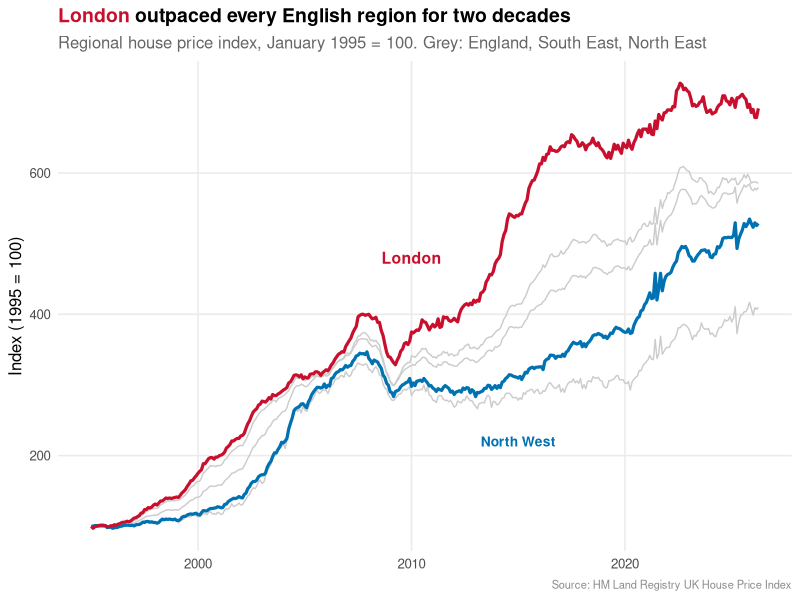
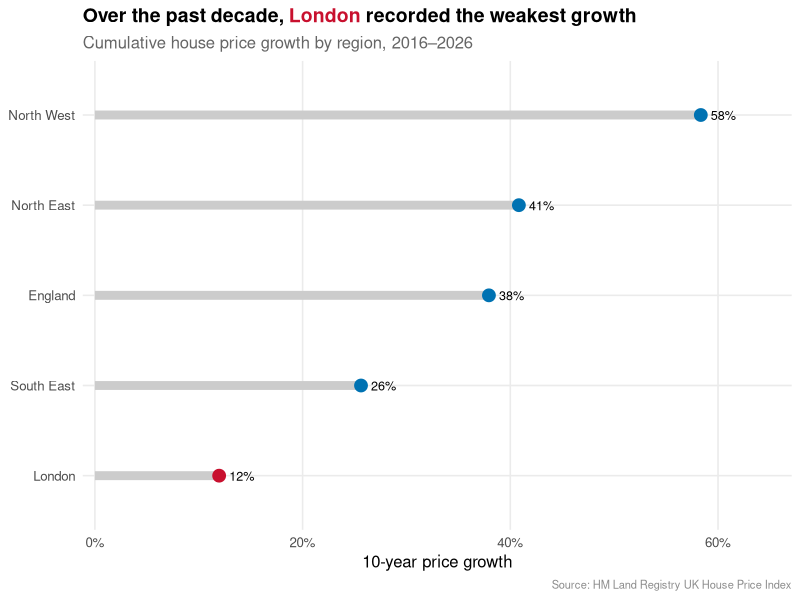
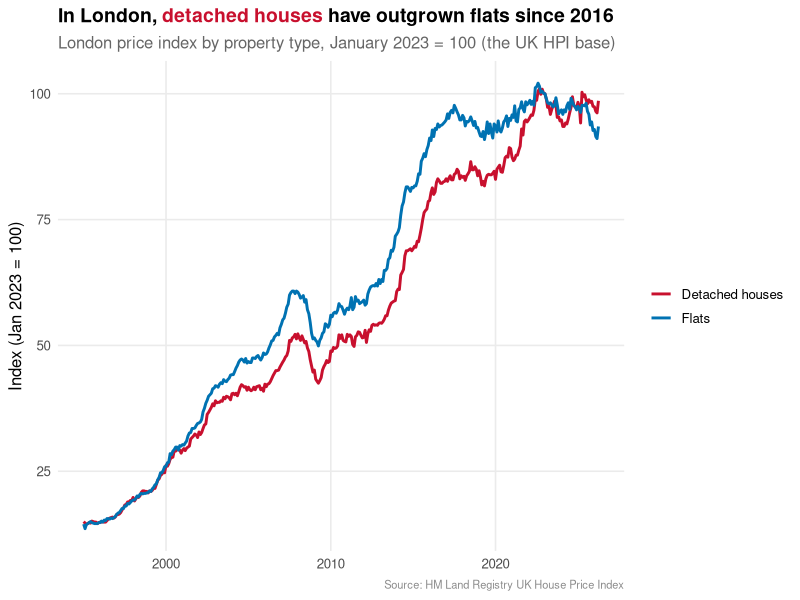
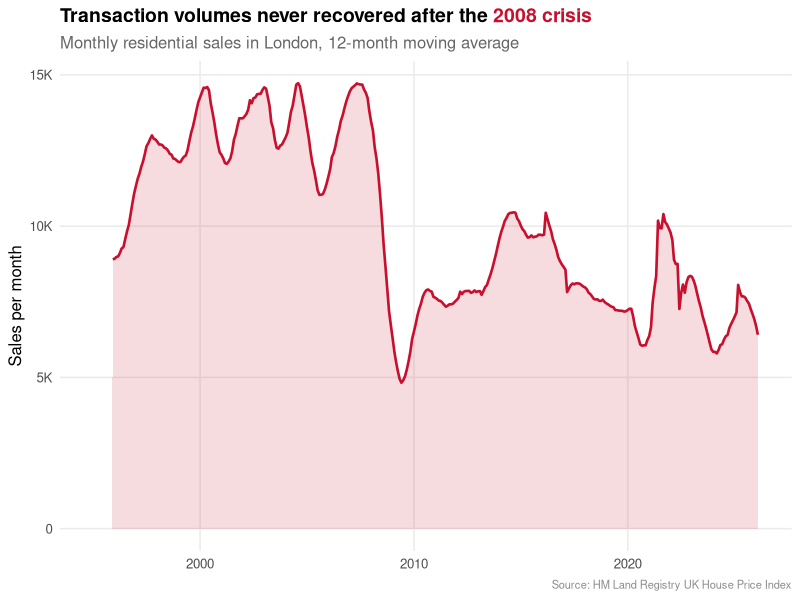
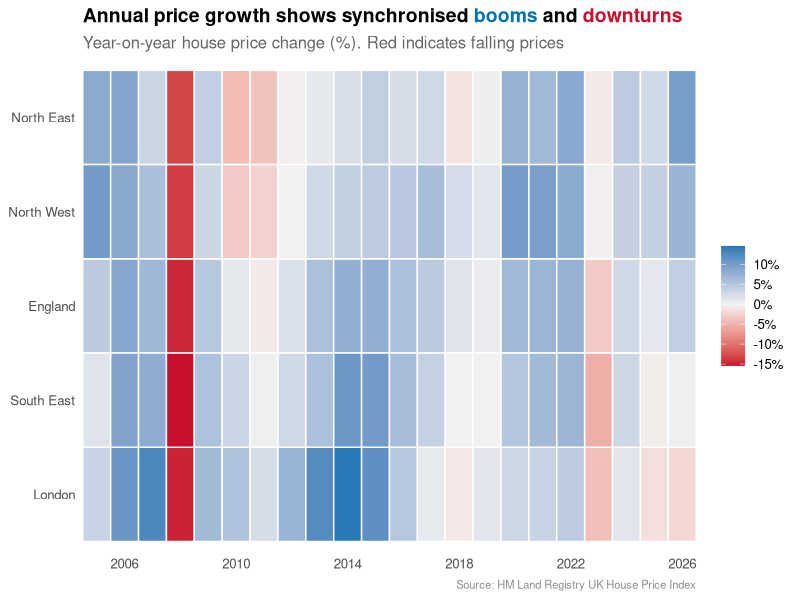

Write the R code that produced these figures, in order. (Note: this script raises an error after producing the figures.)
# Setup: load packages, read and rebase data to 1995 = 100
library(tidyverse); library(scales); library(ggtext); library(patchwork)
dir.create("output", showWarnings = FALSE)
hpi <- read_csv("data/hpi_clean.csv") |> mutate(Date = as.Date(Date))
hpi <- hpi |> arrange(RegionName, Date) |> group_by(RegionName) |>
  mutate(Index95 = Index / Index[Date == min(Date)] * 100) |> ungroup()
theme_story <- theme_minimal(base_size = 12) +
  theme(plot.title = element_markdown(face = "bold", size = 14),
        plot.subtitle = element_text(colour = "grey40"),
        plot.caption = element_text(colour = "grey55", size = 8),
        panel.grid.minor = element_blank(), legend.position = "none")
col_london <- "#C8102E"; col_north <- "#0072B2"; col_grey <- "grey80"

# Viz 1: regional index since 1995, London highlighted
p1 <- hpi |> ggplot(aes(Date, Index95, group = RegionName)) +
  geom_line(colour = col_grey, linewidth = 0.5) +
  geom_line(data = ~filter(.x, RegionName == "North West"), colour = col_north, linewidth = 1.1) +
  geom_line(data = ~filter(.x, RegionName == "London"), colour = col_london, linewidth = 1.1) +
  annotate("text", x = as.Date("2010-01-01"), y = 480, label = "London", colour = col_london, size = 4, fontface = "bold") +
  annotate("text", x = as.Date("2015-01-01"), y = 220, label = "North West", colour = col_north, size = 3.5, fontface = "bold") +
  labs(title = "<span style='color:#C8102E'>London</span> outpaced every English region for two decades",
       subtitle = "Regional house price index, January 1995 = 100. Grey: England, South East, North East",
       x = NULL, y = "Index (1995 = 100)", caption = "Source: HM Land Registry UK House Price Index") + theme_story
ggsave("output/viz1_long_race.png", p1, width = 9, height = 5.5, dpi = 300)

# Viz 2: cumulative 10-year growth by region (dumbbell)
latest <- max(hpi$Date)
growth10 <- hpi |> filter(Date %in% c(latest %m-% years(10), latest)) |> group_by(RegionName) |>
  summarise(Start = first(AveragePrice), End = last(AveragePrice), .groups = "drop") |>
  mutate(Growth = End / Start - 1, RegionName = fct_reorder(RegionName, Growth))
p2 <- growth10 |> ggplot(aes(y = RegionName)) +
  geom_segment(aes(x = 0, xend = Growth, yend = RegionName), colour = col_grey, linewidth = 3) +
  geom_point(aes(x = Growth, colour = RegionName == "London"), size = 4) +
  geom_text(aes(x = Growth, label = percent(Growth, accuracy = 1)), hjust = -0.4, size = 3.2) +
  scale_colour_manual(values = c(`TRUE` = col_london, `FALSE` = col_north)) +
  scale_x_continuous(labels = percent, expand = expansion(mult = c(0.02, 0.15))) +
  labs(title = "Over the past decade, <span style='color:#C8102E'>London</span> recorded the weakest growth",
       subtitle = paste0("Cumulative house price growth by region, ", year(latest) - 10, "\u2013", year(latest)),
       x = "10-year price growth", y = NULL, caption = "Source: HM Land Registry UK House Price Index") + theme_story
ggsave("output/viz2_catchup.png", p2, width = 9, height = 5.5, dpi = 300)

# Viz 3: London price index by property type (detached vs flats)
london_types <- hpi |> filter(RegionName == "London", !is.na(DetachedIndex), !is.na(FlatIndex)) |>
  select(Date, DetachedIndex, FlatIndex) |> pivot_longer(-Date, names_to = "Type", values_to = "Idx")
p3 <- london_types |> ggplot(aes(Date, Idx, colour = Type)) + geom_line(linewidth = 1) +
  scale_colour_manual(values = c(DetachedIndex = col_london, FlatIndex = col_north), labels = c("Detached houses", "Flats")) +
  labs(title = "In London, <span style='color:#C8102E'>detached houses</span> have outgrown flats since 2016",
       subtitle = "London price index by property type, January 2023 = 100 (the UK HPI base)",
       x = NULL, y = "Index (Jan 2023 = 100)", caption = "Source: HM Land Registry UK House Price Index") +
  theme_story + theme(legend.position = "right", legend.title = element_blank())
ggsave("output/viz3_property_types.png", p3, width = 9, height = 5.5, dpi = 300)

# Viz 4: London monthly sales, 12-month moving average
roll_mean <- function(x, k = 12) { n <- length(x); out <- rep(NA_real_, n); for (i in k:n) out[i] <- mean(x[(i - k + 1):i]); out }
london_vol <- hpi |> filter(RegionName == "London", !is.na(SalesVolume)) |> arrange(Date) |> mutate(VolMA = roll_mean(SalesVolume, 12))
p4 <- london_vol |> ggplot(aes(Date, VolMA)) +
  geom_area(fill = col_london, alpha = 0.15) + geom_line(colour = col_london, linewidth = 0.9) +
  scale_y_continuous(labels = label_number(scale_cut = cut_short_scale()), limits = c(0, NA)) +
  labs(title = "Transaction volumes never recovered after the <span style='color:#C8102E'>2008 crisis</span>",
       subtitle = "Monthly residential sales in London, 12-month moving average",
       x = NULL, y = "Sales per month", caption = "Source: HM Land Registry UK House Price Index") + theme_story
ggsave("output/viz4_volume.png", p4, width = 9, height = 5.5, dpi = 300)

# Viz 5: year-on-year growth heatmap by region and year
# YoY is the 12-month change on the monthly series, read at December (and at the latest month
# for the final, partial year). Lagging the filtered December rows instead would make the
# final tile a December-to-latest-month change, not a year-on-year one.
heat <- hpi |> arrange(RegionName, Date) |> group_by(RegionName) |>
  mutate(YoY = Index / lag(Index, 12) - 1) |> ungroup() |>
  mutate(Year = year(Date), Month = month(Date)) |>
  filter(Month == 12 | (Year == max(Year) & Month == max(Month[Year == max(Year)]))) |>
  filter(!is.na(YoY), Year >= 2005) |>
  mutate(RegionName = factor(RegionName, levels = c("London", "South East", "England", "North West", "North East")))
p5 <- heat |> ggplot(aes(Year, RegionName, fill = YoY)) + geom_tile(colour = "white", linewidth = 0.5) +
  scale_fill_gradient2(low = col_london, mid = "grey95", high = col_north, midpoint = 0, labels = percent) +
  scale_x_continuous(breaks = seq(2006, 2026, 4), expand = c(0, 0)) +
  labs(title = "Annual price growth shows synchronised <span style='color:#0072B2'>booms</span> and <span style='color:#C8102E'>downturns</span>",
       subtitle = "Year-on-year house price change (%). Red indicates falling prices",
       x = NULL, y = NULL, fill = NULL, caption = "Source: HM Land Registry UK House Price Index") +
  theme_story + theme(legend.position = "right", panel.grid = element_blank())
ggsave("output/viz5_heatmap.png", p5, width = 9, height = 5.5, dpi = 300)

# Viz 6: value today of £100,000 invested in a 1995 home, by region
final <- hpi |> group_by(RegionName) |> summarise(Multiple = last(Index95) / 100, .groups = "drop") |>
  mutate(Value = 100000 * Multiple, RegionName = fct_reorder(RegionName, Value))
p6 <- final |> ggplot(aes(Value, RegionName)) + geom_col(aes(fill = RegionName == "London"), width = 0.7) +
  geom_text(aes(label = label_currency(prefix = "\u00a3", accuracy = 1, scale_cut = cut_short_scale())(Value)), hjust = -0.1, size = 3.4) +
  scale_fill_manual(values = c(`TRUE` = col_london, `FALSE` = col_north)) +
  scale_x_continuous(labels = label_currency(prefix = "\u00a3", scale_cut = cut_short_scale()), expand = expansion(mult = c(0, 0.18))) +
  labs(title = "\u00a3100,000 invested in an average 1995 home, valued today",
       subtitle = "Nominal value by region \u2013 London retains the highest absolute value",
       x = NULL, y = NULL, caption = "Source: HM Land Registry UK House Price Index") + theme_story
ggsave("output/viz6_infographic.png", p6, width = 9, height = 5.5, dpi = 300)
